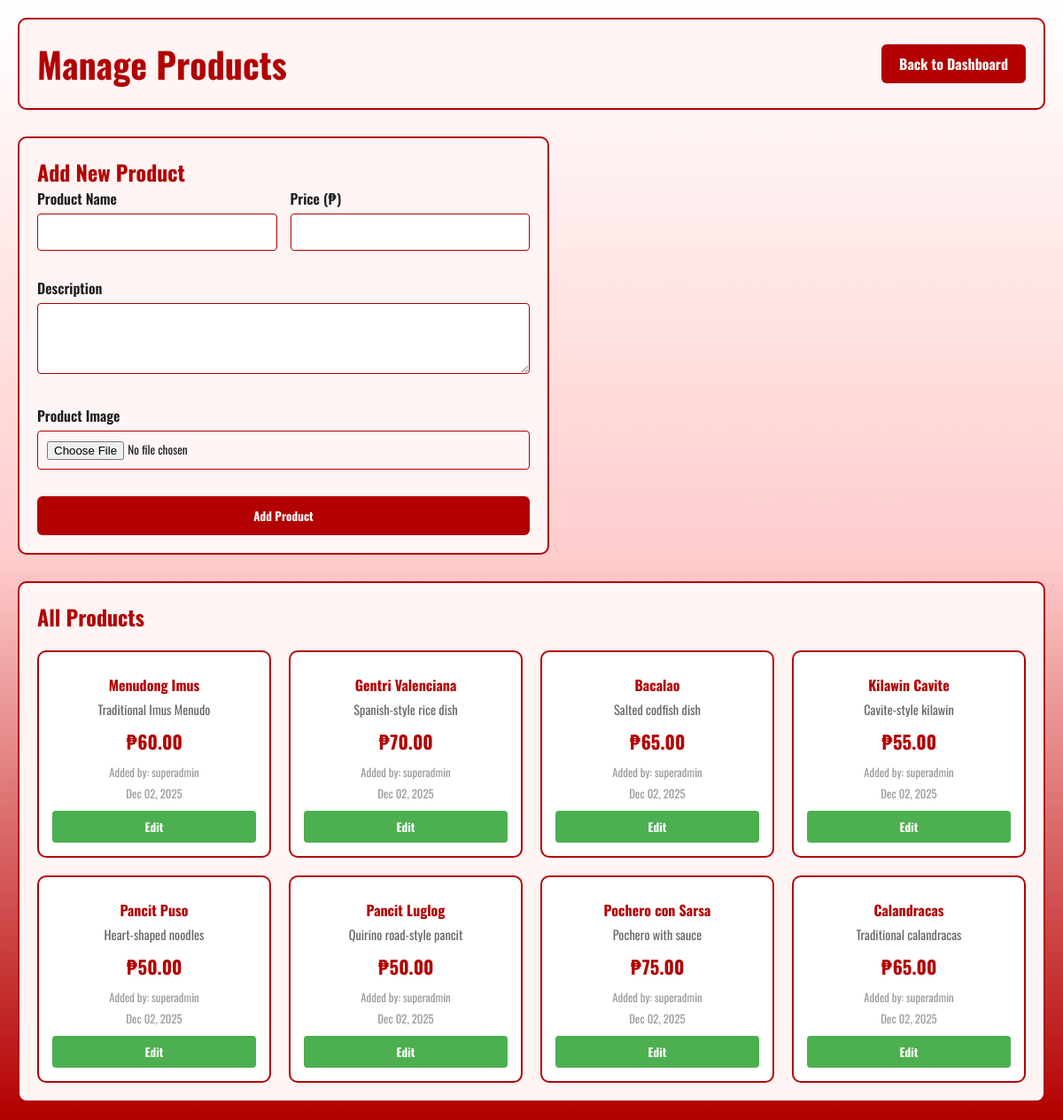
Screenshot of /admin/manage-products.php (signed in) with the database file from the repository.
### tables this page shows
CREATE TABLE IF NOT EXISTS products (
    id INT PRIMARY KEY AUTO_INCREMENT,
    name VARCHAR(100) NOT NULL,
    price DECIMAL(10, 2) NOT NULL,
    description TEXT,
    image_path VARCHAR(255),
    added_by INT NOT NULL,
    date_added TIMESTAMP DEFAULT CURRENT_TIMESTAMP,
    status ENUM('active', 'inactive') DEFAULT 'active',
    FOREIGN KEY (added_by) REFERENCES users(id) ON DELETE RESTRICT,
    KEY (date_added)
);

CREATE TABLE IF NOT EXISTS users (
    id INT PRIMARY KEY AUTO_INCREMENT,
    username VARCHAR(50) UNIQUE NOT NULL,
    password VARCHAR(255) NOT NULL,
    email VARCHAR(100) UNIQUE NOT NULL,
    role ENUM('admin', 'superadmin') NOT NULL,
    status ENUM('active', 'suspended') DEFAULT 'active',
    created_by INT,
    date_added TIMESTAMP DEFAULT CURRENT_TIMESTAMP,
    FOREIGN KEY (created_by) REFERENCES users(id) ON DELETE SET NULL
);

### functions.php (called while the page is built, shortened)
<?php
require_once 'config.php';
function get_all_products() {
    global $conn;
    $sql = "SELECT * FROM products WHERE status = 'active' ORDER BY date_added DESC";
    $result = $conn->query($sql);
    return $result->fetch_all(MYSQLI_ASSOC);
}
?>

### admin/manage-products.php (the view, shortened to what this page needs)
<?php
require_once '../config.php';
require_once '../functions.php';
$products = get_all_products();
?>
<!DOCTYPE html>
<html lang="en">
<head>
    <link rel="stylesheet" href="../css/style.css">
</head>
<body>
    <div class="container">
        <div class="header">
            <h1>Manage Products</h1>
            <a href="dashboard.php" class="back-btn">Back to Dashboard</a>
        </div>
        <div class="form-section">
            <h2>Add New Product</h2>
            <form method="POST" enctype="multipart/form-data">
                <div class="form-grid">
                    <div class="form-group">
                        <label for="product_name">Product Name</label>
                        <input type="text" id="product_name" name="product_name" required>
                    </div>
                    <div class="form-group">
                        <label for="product_price">Price (₱)</label>
                        <input type="number" id="product_price" name="product_price" step="0.01" min="0" required>
                    </div>
                    <div class="form-group full">
                        <label for="product_description">Description</label>
                        <textarea id="product_description" name="product_description"></textarea>
                    </div>
                    <div class="form-group full">
                        <label for="product_image">Product Image</label>
                        <input type="file" id="product_image" name="product_image" accept="image/*">
                    </div>
                    <button type="submit" name="add_product" class="btn-submit">Add Product</button>
                </div>
            </form>
        </div>
        <div class="products-section">
            <h2>All Products</h2>
            <div class="products-grid">
                <?php foreach ($products as $product): ?>
                <div class="product-card">
                    <h4><?php echo htmlspecialchars($product['name']); ?></h4>
                    <p><?php echo htmlspecialchars(substr($product['description'], 0, 100)); ?></p>
                    <div class="product-price">₱<?php echo number_format($product['price'], 2); ?></div>
                    <p style="font-size: 0.8rem; color: #999;">Added by: <?php
                        $user_result = $GLOBALS['conn']->query("SELECT username FROM users WHERE id = " . $product['added_by']);
                        $user = $user_result->fetch_assoc();
                        echo htmlspecialchars($user['username']);
                    ?></p>
                    <p style="font-size: 0.8rem; color: #999;"><?php echo date('M d, Y', strtotime($product['date_added'])); ?></p>
                    <div class="product-actions">
                        <button class="btn-edit" onclick="openEditModal(<?php echo $product['id']; ?>, '<?php echo htmlspecialchars($product['name']); ?>', <?php echo $product['price']; ?>, '<?php echo htmlspecialchars($product['description']); ?>')">Edit</button>
                    </div>
                </div>
                <?php endforeach; ?>
            </div>
        </div>
    </div>
</body>
</html>

### css/style.css (style rules this page uses)
* { margin: 0; padding: 0; box-sizing: border-box; }
html, body { width: 100%; height: 100%; }
body { font-family: "Oswald", sans-serif; background: linear-gradient(to bottom, #ffffff 0%, #ffcccc 50%, #b30000 100%); color: #1d1d1f; overflow-x: hidden; }
h1 { text-align: center; color: #b30000; font-size: 2.5rem; margin-bottom: 20px; }
h2 { color: #b30000; }
h4 { color: #b30000; }
button { font-family: "Oswald", sans-serif; cursor: pointer; }
input[type="text"], input[type="email"], input[type="password"], input[type="number"], input[type="date"], input[type="file"], textarea, select { font-family: "Oswald", sans-serif; }
.container { max-width: 1200px; margin: 0 auto; padding: 20px; }

### admin/manage-products.php (style rules this page uses)
.container { background: linear-gradient(to bottom, #ffffff 0%, #ffcccc 50%, #b30000 100%); min-height: 100vh; padding: 20px; }
.header { display: flex; justify-content: space-between; align-items: center; margin-bottom: 30px; background: #fff5f5; padding: 20px; border-radius: 10px; border: 2px solid #b30000; }
.header h1 { color: #b30000; margin: 0; }
.back-btn { padding: 10px 20px; background: #b30000; color: white; text-decoration: none; border-radius: 6px; font-weight: bold; }
.form-section { background: #fff5f5; padding: 20px; border-radius: 10px; border: 2px solid #b30000; margin-bottom: 30px; max-width: 600px; }
.form-section h2 { color: #b30000; margin-top: 0; }
.form-grid { display: grid; grid-template-columns: 1fr 1fr; gap: 15px; }
.form-group { margin-bottom: 15px; }
.form-group.full { grid-column: 1 / -1; }
.form-group label { display: block; margin-bottom: 5px; color: #1d1d1f; font-weight: 600; }
.form-group input, .form-group textarea { width: 100%; padding: 10px; border: 1px solid #b30000; border-radius: 4px; box-sizing: border-box; font-family: 'Oswald', sans-serif; }
.form-group textarea { resize: vertical; min-height: 80px; }
.btn-submit { background: #b30000; color: white; padding: 12px 20px; border: none; border-radius: 6px; cursor: pointer; font-weight: bold; width: 100%; grid-column: 1 / -1; }
.products-section { background: #fff5f5; padding: 20px; border-radius: 10px; border: 2px solid #b30000; }
.products-section h2 { color: #b30000; }
.products-grid { display: grid; grid-template-columns: repeat(auto-fill, minmax(250px, 1fr)); gap: 20px; margin-top: 20px; }
.product-card { border: 2px solid #b30000; border-radius: 10px; padding: 15px; background: white; text-align: center; }
.product-card h4 { color: #b30000; margin: 10px 0 5px; }
.product-card p { color: #666; font-size: 0.9rem; margin: 5px 0; }
.product-price { font-size: 1.3rem; font-weight: bold; color: #b30000; margin: 10px 0; }
.product-actions { display: flex; gap: 10px; margin-top: 10px; }
.btn-edit { flex: 1; padding: 8px; background: #4CAF50; color: white; border: none; border-radius: 4px; cursor: pointer; font-weight: bold; }

### rows the page displays
products: name "Menudong Imus", description "Traditional Imus Menudo", price "60.00", added_by.username "superadmin", date_added "Dec 02, 2025"
products: name "Gentri Valenciana", description "Spanish-style rice dish", price "70.00", added_by.username "superadmin", date_added "Dec 02, 2025"
products: name "Bacalao", description "Salted codfish dish", price "65.00", added_by.username "superadmin", date_added "Dec 02, 2025"
products: name "Kilawin Cavite", description "Cavite-style kilawin", price "55.00", added_by.username "superadmin", date_added "Dec 02, 2025"
products: name "Pancit Puso", description "Heart-shaped noodles", price "50.00", added_by.username "superadmin", date_added "Dec 02, 2025"
products: name "Pancit Luglog", description "Quirino road-style pancit", price "50.00", added_by.username "superadmin", date_added "Dec 02, 2025"
products: name "Pochero con Sarsa", description "Pochero with sauce", price "75.00", added_by.username "superadmin", date_added "Dec 02, 2025"
products: name "Calandracas", description "Traditional calandracas", price "65.00", added_by.username "superadmin", date_added "Dec 02, 2025"
